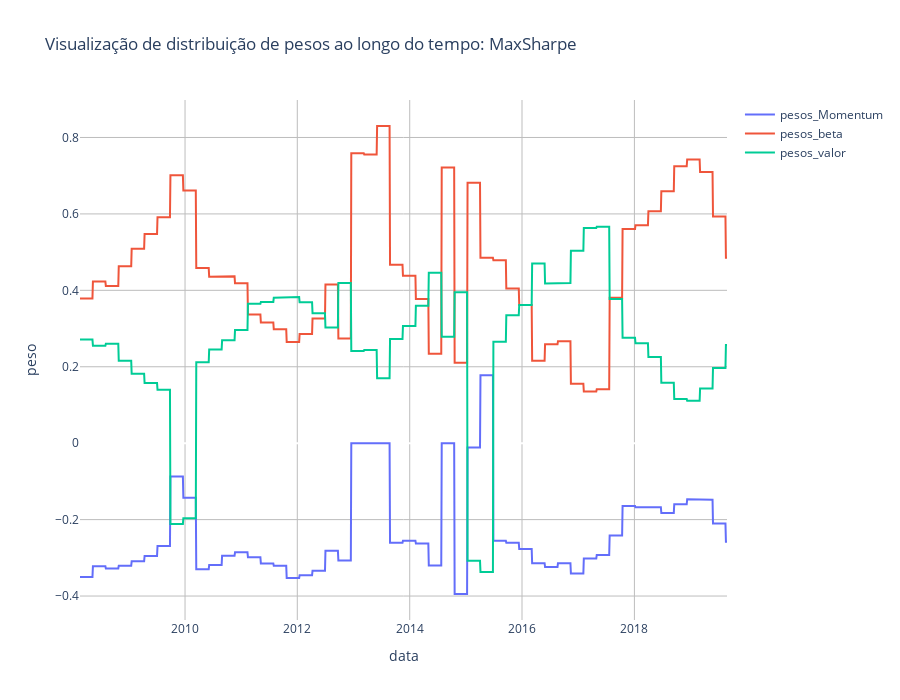

The cell this chart's notebook holds for it:
### Markdown cell above
# Visualization

### Code cell
def createSeries(datas_temp,lista_actions):
    lista_vol = []
    lista_mom = []
    lista_beta = []
    lista_valor = []
    for el in range(len(lista_actions)):
        #lista_vol.append(lista_actions[el][0])
        lista_mom.append(lista_actions[el][0])
        lista_beta.append(lista_actions[el][1])
        lista_valor.append(lista_actions[el][2])
        
    df_weights = pd.DataFrame({"date":datas_temp["date"].tolist(),
                               "pesos_Momentum":lista_mom,"pesos_beta":lista_beta,"pesos_valor":lista_valor})    
    return df_weights



ww = createSeries(datas_temp,actions_minvar)
datas_full = pd.DataFrame({"date":dados.index.tolist()})
datas_full["val"] = 1
complete = pd.merge(datas_full,ww,left_on=["date"],right_on="date",how="left")
dt_min = complete[~pd.isnull(complete["pesos_beta"])]["date"].min()
complete = complete[complete["date"]>=dt_min]
complete.fillna(method='ffill',inplace=True)



ploty_basic(complete,"date",["pesos_Momentum","pesos_beta","pesos_valor"],title="Visualização de distribuição de pesos ao longo do tempo: MaxSharpe",y_title="peso",x_title="data")

### Figure 1 — Plotly figure (JSON) as saved in the notebook; plotly's stock layout.template omitted (floating-point values rounded to 4 significant figures; data arrays with more than 128 entries replaced by an {"elided": "..."} marker saying what was removed)
{"data": [{"mode": "lines", "name": "pesos_Momentum", "type": "scatter", "x": {"elided": "3006 str values"}, "y": {"elided": "3006 float values"}, "yaxis": "y"}, {"mode": "lines", "name": "pesos_beta", "type": "scatter", "x": {"elided": "3006 str values"}, "y": {"elided": "3006 float values"}, "yaxis": "y"}, {"mode": "lines", "name": "pesos_valor", "type": "scatter", "x": {"elided": "3006 str values"}, "y": {"elided": "3006 float values"}, "yaxis": "y"}], "layout": {"height": 700, "plot_bgcolor": "white", "title": {"text": "Visualização de distribuição de pesos ao longo do tempo: MaxSharpe"}, "width": 900, "xaxis": {"gridcolor": "#bdbdbd", "showgrid": true, "title": {"text": "data"}}, "yaxis": {"gridcolor": "#bdbdbd", "showgrid": true, "title": {"text": "peso"}}}}
